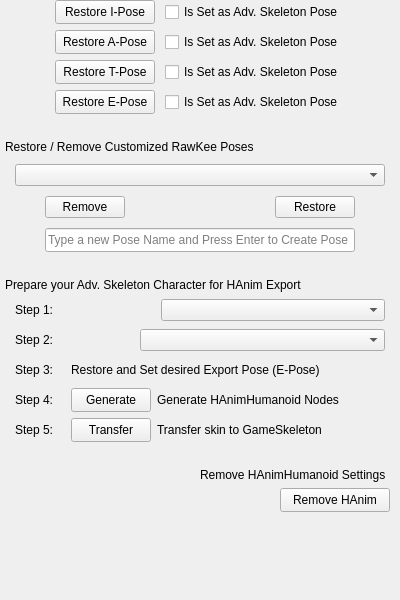
<?xml version="1.0" encoding="UTF-8"?>
<ui version="4.0">
 <class>Frame</class>
 <widget class="QFrame" name="Frame">
  <property name="geometry">
   <rect>
    <x>0</x>
    <y>0</y>
    <width>400</width>
    <height>600</height>
   </rect>
  </property>
  <property name="minimumSize">
   <size>
    <width>400</width>
    <height>600</height>
   </size>
  </property>
  <property name="maximumSize">
   <size>
    <width>16777215</width>
    <height>16777215</height>
   </size>
  </property>
  <property name="windowTitle">
   <string>Frame</string>
  </property>
  <layout class="QGridLayout" name="gridLayout">
   <property name="leftMargin">
    <number>0</number>
   </property>
   <property name="topMargin">
    <number>0</number>
   </property>
   <property name="rightMargin">
    <number>0</number>
   </property>
   <property name="bottomMargin">
    <number>0</number>
   </property>
   <item row="0" column="0">
    <layout class="QVBoxLayout" name="akVLayout">
     <item>
      <layout class="QVBoxLayout" name="poseInterface">
       <property name="leftMargin">
        <number>5</number>
       </property>
       <property name="rightMargin">
        <number>5</number>
       </property>
       <item>
        <layout class="QHBoxLayout" name="iPoseLayout">
         <property name="spacing">
          <number>10</number>
         </property>
         <property name="leftMargin">
          <number>50</number>
         </property>
         <item>
          <widget class="QPushButton" name="restoreIPose">
           <property name="minimumSize">
            <size>
             <width>100</width>
             <height>24</height>
            </size>
           </property>
           <property name="maximumSize">
            <size>
             <width>16777215</width>
             <height>16777215</height>
            </size>
           </property>
           <property name="text">
            <string>Restore I-Pose</string>
           </property>
          </widget>
         </item>
         <item>
          <widget class="QCheckBox" name="iPoseCheckBox">
           <property name="minimumSize">
            <size>
             <width>170</width>
             <height>24</height>
            </size>
           </property>
           <property name="maximumSize">
            <size>
             <width>16777215</width>
             <height>16777215</height>
            </size>
           </property>
           <property name="text">
            <string>Is Set as Adv. Skeleton Pose</string>
           </property>
          </widget>
         </item>
         <item>
          <spacer name="horizontalSpacer">
           <property name="orientation">
            <enum>Qt::Horizontal</enum>
           </property>
           <property name="sizeHint" stdset="0">
            <size>
             <width>40</width>
             <height>20</height>
            </size>
           </property>
          </spacer>
         </item>
        </layout>
       </item>
       <item>
        <layout class="QHBoxLayout" name="aPoseLayout">
         <property name="spacing">
          <number>10</number>
         </property>
         <property name="leftMargin">
          <number>50</number>
         </property>
         <item>
          <widget class="QPushButton" name="restoreAPose">
           <property name="minimumSize">
            <size>
             <width>100</width>
             <height>24</height>
            </size>
           </property>
           <property name="maximumSize">
            <size>
             <width>16777215</width>
             <height>16777215</height>
            </size>
           </property>
           <property name="text">
            <string>Restore A-Pose</string>
           </property>
          </widget>
         </item>
         <item>
          <widget class="QCheckBox" name="aPoseCheckBox">
           <property name="minimumSize">
            <size>
             <width>170</width>
             <height>24</height>
            </size>
           </property>
           <property name="maximumSize">
            <size>
             <width>16777215</width>
             <height>16777215</height>
            </size>
           </property>
           <property name="text">
            <string>Is Set as Adv. Skeleton Pose</string>
           </property>
          </widget>
         </item>
         <item>
          <spacer name="horizontalSpacer_2">
           <property name="orientation">
            <enum>Qt::Horizontal</enum>
           </property>
           <property name="sizeHint" stdset="0">
            <size>
             <width>40</width>
             <height>20</height>
            </size>
           </property>
          </spacer>
         </item>
        </layout>
       </item>
       <item>
        <layout class="QHBoxLayout" name="tPoseLayout">
         <property name="spacing">
          <number>10</number>
         </property>
         <property name="leftMargin">
          <number>50</number>
         </property>
         <item>
          <widget class="QPushButton" name="pushButton">
           <property name="minimumSize">
            <size>
             <width>100</width>
             <height>24</height>
            </size>
           </property>
           <property name="maximumSize">
            <size>
             <width>16777215</width>
             <height>16777215</height>
            </size>
           </property>
           <property name="text">
            <string>Restore T-Pose</string>
           </property>
          </widget>
         </item>
         <item>
          <widget class="QCheckBox" name="checkBox">
           <property name="minimumSize">
            <size>
             <width>170</width>
             <height>24</height>
            </size>
           </property>
           <property name="maximumSize">
            <size>
             <width>16777215</width>
             <height>16777215</height>
            </size>
           </property>
           <property name="text">
            <string>Is Set as Adv. Skeleton Pose</string>
           </property>
          </widget>
         </item>
         <item>
          <spacer name="horizontalSpacer_4">
           <property name="orientation">
            <enum>Qt::Horizontal</enum>
           </property>
           <property name="sizeHint" stdset="0">
            <size>
             <width>40</width>
             <height>20</height>
            </size>
           </property>
          </spacer>
         </item>
        </layout>
       </item>
       <item>
        <layout class="QHBoxLayout" name="ePoseLayout">
         <property name="spacing">
          <number>10</number>
         </property>
         <property name="leftMargin">
          <number>50</number>
         </property>
         <item>
          <widget class="QPushButton" name="pushButton_2">
           <property name="minimumSize">
            <size>
             <width>100</width>
             <height>24</height>
            </size>
           </property>
           <property name="maximumSize">
            <size>
             <width>16777215</width>
             <height>16777215</height>
            </size>
           </property>
           <property name="text">
            <string>Restore E-Pose</string>
           </property>
          </widget>
         </item>
         <item>
          <widget class="QCheckBox" name="checkBox_2">
           <property name="minimumSize">
            <size>
             <width>170</width>
             <height>24</height>
            </size>
           </property>
           <property name="maximumSize">
            <size>
             <width>16777215</width>
             <height>16777215</height>
            </size>
           </property>
           <property name="text">
            <string>Is Set as Adv. Skeleton Pose</string>
           </property>
          </widget>
         </item>
         <item>
          <spacer name="horizontalSpacer_5">
           <property name="orientation">
            <enum>Qt::Horizontal</enum>
           </property>
           <property name="sizeHint" stdset="0">
            <size>
             <width>40</width>
             <height>20</height>
            </size>
           </property>
          </spacer>
         </item>
        </layout>
       </item>
      </layout>
     </item>
     <item>
      <layout class="QVBoxLayout" name="customLayout">
       <property name="spacing">
        <number>10</number>
       </property>
       <property name="leftMargin">
        <number>5</number>
       </property>
       <property name="topMargin">
        <number>20</number>
       </property>
       <property name="rightMargin">
        <number>5</number>
       </property>
       <item>
        <widget class="QLabel" name="customPoseLabel">
         <property name="sizePolicy">
          <sizepolicy hsizetype="Preferred" vsizetype="Preferred">
           <horstretch>0</horstretch>
           <verstretch>0</verstretch>
          </sizepolicy>
         </property>
         <property name="text">
          <string>Restore / Remove Customized RawKee Poses</string>
         </property>
         <property name="alignment">
          <set>Qt::AlignBottom|Qt::AlignLeading|Qt::AlignLeft</set>
         </property>
        </widget>
       </item>
       <item>
        <layout class="QHBoxLayout" name="comboBoxLayout">
         <property name="spacing">
          <number>0</number>
         </property>
         <property name="leftMargin">
          <number>10</number>
         </property>
         <property name="rightMargin">
          <number>10</number>
         </property>
         <item>
          <widget class="QComboBox" name="customBPBox">
           <property name="minimumSize">
            <size>
             <width>0</width>
             <height>0</height>
            </size>
           </property>
           <property name="maximumSize">
            <size>
             <width>16777215</width>
             <height>16777215</height>
            </size>
           </property>
           <property name="placeholderText">
            <string>List of RawKee Bind Poses</string>
           </property>
          </widget>
         </item>
        </layout>
       </item>
       <item>
        <layout class="QHBoxLayout" name="removeRestoreLayout">
         <property name="leftMargin">
          <number>40</number>
         </property>
         <property name="rightMargin">
          <number>40</number>
         </property>
         <item>
          <widget class="QPushButton" name="pushButton_4">
           <property name="text">
            <string>Remove</string>
           </property>
          </widget>
         </item>
         <item>
          <spacer name="horizontalSpacer_6">
           <property name="orientation">
            <enum>Qt::Horizontal</enum>
           </property>
           <property name="sizeHint" stdset="0">
            <size>
             <width>40</width>
             <height>20</height>
            </size>
           </property>
          </spacer>
         </item>
         <item>
          <widget class="QPushButton" name="pushButton_3">
           <property name="text">
            <string>Restore</string>
           </property>
          </widget>
         </item>
        </layout>
       </item>
       <item>
        <layout class="QHBoxLayout" name="customEditLineLayout">
         <property name="spacing">
          <number>0</number>
         </property>
         <property name="leftMargin">
          <number>40</number>
         </property>
         <property name="rightMargin">
          <number>40</number>
         </property>
         <item>
          <widget class="QLineEdit" name="lineEdit">
           <property name="minimumSize">
            <size>
             <width>300</width>
             <height>24</height>
            </size>
           </property>
           <property name="maximumSize">
            <size>
             <width>16777215</width>
             <height>16777215</height>
            </size>
           </property>
           <property name="placeholderText">
            <string>Type a new Pose Name and Press Enter to Create Pose</string>
           </property>
          </widget>
         </item>
        </layout>
       </item>
      </layout>
     </item>
     <item>
      <layout class="QVBoxLayout" name="prepLayout">
       <property name="leftMargin">
        <number>5</number>
       </property>
       <property name="topMargin">
        <number>20</number>
       </property>
       <property name="rightMargin">
        <number>5</number>
       </property>
       <item>
        <layout class="QHBoxLayout" name="prepLabelLayout">
         <item>
          <widget class="QLabel" name="label">
           <property name="text">
            <string>Prepare your Adv. Skeleton Character for HAnim Export</string>
           </property>
          </widget>
         </item>
        </layout>
       </item>
       <item>
        <layout class="QHBoxLayout" name="skelConfigLayoutStep2">
         <property name="leftMargin">
          <number>10</number>
         </property>
         <property name="rightMargin">
          <number>10</number>
         </property>
         <item>
          <widget class="QLabel" name="skelConfigLabel">
           <property name="minimumSize">
            <size>
             <width>50</width>
             <height>24</height>
            </size>
           </property>
           <property name="maximumSize">
            <size>
             <width>16777215</width>
             <height>16777215</height>
            </size>
           </property>
           <property name="text">
            <string>Step 1:</string>
           </property>
          </widget>
         </item>
         <item>
          <widget class="QComboBox" name="comboBox">
           <property name="placeholderText">
            <string>Choose your SkeletonConfiguration</string>
           </property>
           <item>
            <property name="text">
             <string>BASIC</string>
            </property>
           </item>
           <item>
            <property name="text">
             <string>RAWKEE</string>
            </property>
           </item>
          </widget>
         </item>
        </layout>
       </item>
       <item>
        <layout class="QHBoxLayout" name="loaLayoutStep1">
         <property name="leftMargin">
          <number>10</number>
         </property>
         <property name="rightMargin">
          <number>10</number>
         </property>
         <item>
          <widget class="QLabel" name="laoLabel">
           <property name="minimumSize">
            <size>
             <width>50</width>
             <height>24</height>
            </size>
           </property>
           <property name="maximumSize">
            <size>
             <width>16777215</width>
             <height>16777215</height>
            </size>
           </property>
           <property name="text">
            <string>Step 2:</string>
           </property>
          </widget>
         </item>
         <item>
          <widget class="QComboBox" name="comboBox_2">
           <property name="placeholderText">
            <string>Choose your Level of Articulation (LOA)</string>
           </property>
           <item>
            <property name="text">
             <string>Level -1</string>
            </property>
           </item>
           <item>
            <property name="text">
             <string>Level 0</string>
            </property>
           </item>
           <item>
            <property name="text">
             <string>Level 1</string>
            </property>
           </item>
           <item>
            <property name="text">
             <string>Level 2</string>
            </property>
           </item>
           <item>
            <property name="text">
             <string>Level 3</string>
            </property>
           </item>
           <item>
            <property name="text">
             <string>Level 4</string>
            </property>
           </item>
          </widget>
         </item>
        </layout>
       </item>
       <item>
        <layout class="QHBoxLayout" name="ePoseLayoutStep3">
         <property name="leftMargin">
          <number>10</number>
         </property>
         <property name="rightMargin">
          <number>10</number>
         </property>
         <item>
          <widget class="QLabel" name="step3Label">
           <property name="minimumSize">
            <size>
             <width>50</width>
             <height>24</height>
            </size>
           </property>
           <property name="maximumSize">
            <size>
             <width>16777215</width>
             <height>16777215</height>
            </size>
           </property>
           <property name="text">
            <string>Step 3:</string>
           </property>
          </widget>
         </item>
         <item>
          <widget class="QLabel" name="label_3">
           <property name="text">
            <string>Restore and Set desired Export Pose (E-Pose)</string>
           </property>
          </widget>
         </item>
         <item>
          <spacer name="horizontalSpacer_8">
           <property name="orientation">
            <enum>Qt::Horizontal</enum>
           </property>
           <property name="sizeHint" stdset="0">
            <size>
             <width>40</width>
             <height>20</height>
            </size>
           </property>
          </spacer>
         </item>
        </layout>
       </item>
       <item>
        <layout class="QHBoxLayout" name="genSkelLayoutStep4">
         <property name="leftMargin">
          <number>10</number>
         </property>
         <property name="rightMargin">
          <number>10</number>
         </property>
         <item>
          <widget class="QLabel" name="step4Label">
           <property name="minimumSize">
            <size>
             <width>50</width>
             <height>24</height>
            </size>
           </property>
           <property name="maximumSize">
            <size>
             <width>16777215</width>
             <height>16777215</height>
            </size>
           </property>
           <property name="text">
            <string>Step 4:</string>
           </property>
          </widget>
         </item>
         <item>
          <widget class="QPushButton" name="genHumanoidButton">
           <property name="sizePolicy">
            <sizepolicy hsizetype="Minimum" vsizetype="Preferred">
             <horstretch>0</horstretch>
             <verstretch>0</verstretch>
            </sizepolicy>
           </property>
           <property name="minimumSize">
            <size>
             <width>70</width>
             <height>24</height>
            </size>
           </property>
           <property name="maximumSize">
            <size>
             <width>16777215</width>
             <height>16777215</height>
            </size>
           </property>
           <property name="text">
            <string>Generate</string>
           </property>
          </widget>
         </item>
         <item>
          <widget class="QLabel" name="label_2">
           <property name="minimumSize">
            <size>
             <width>0</width>
             <height>24</height>
            </size>
           </property>
           <property name="maximumSize">
            <size>
             <width>16777215</width>
             <height>16777215</height>
            </size>
           </property>
           <property name="text">
            <string>Generate HAnimHumanoid Nodes</string>
           </property>
          </widget>
         </item>
         <item>
          <spacer name="horizontalSpacer_7">
           <property name="orientation">
            <enum>Qt::Horizontal</enum>
           </property>
           <property name="sizeHint" stdset="0">
            <size>
             <width>40</width>
             <height>20</height>
            </size>
           </property>
          </spacer>
         </item>
        </layout>
       </item>
       <item>
        <layout class="QHBoxLayout" name="step5Layout">
         <property name="leftMargin">
          <number>10</number>
         </property>
         <property name="rightMargin">
          <number>10</number>
         </property>
         <item>
          <widget class="QLabel" name="step5Label">
           <property name="minimumSize">
            <size>
             <width>50</width>
             <height>24</height>
            </size>
           </property>
           <property name="maximumSize">
            <size>
             <width>16777215</width>
             <height>16777215</height>
            </size>
           </property>
           <property name="text">
            <string>Step 5:</string>
           </property>
          </widget>
         </item>
         <item>
          <widget class="QPushButton" name="transferSkinButton">
           <property name="minimumSize">
            <size>
             <width>70</width>
             <height>24</height>
            </size>
           </property>
           <property name="maximumSize">
            <size>
             <width>16777215</width>
             <height>16777215</height>
            </size>
           </property>
           <property name="text">
            <string>Transfer</string>
           </property>
          </widget>
         </item>
         <item>
          <widget class="QLabel" name="transferLabel">
           <property name="minimumSize">
            <size>
             <width>170</width>
             <height>24</height>
            </size>
           </property>
           <property name="maximumSize">
            <size>
             <width>16777215</width>
             <height>16777215</height>
            </size>
           </property>
           <property name="text">
            <string>Transfer skin to GameSkeleton</string>
           </property>
          </widget>
         </item>
         <item>
          <spacer name="horizontalSpacer_9">
           <property name="orientation">
            <enum>Qt::Horizontal</enum>
           </property>
           <property name="sizeHint" stdset="0">
            <size>
             <width>40</width>
             <height>20</height>
            </size>
           </property>
          </spacer>
         </item>
        </layout>
       </item>
      </layout>
     </item>
     <item>
      <layout class="QVBoxLayout" name="remHAnimLayout">
       <property name="leftMargin">
        <number>10</number>
       </property>
       <property name="topMargin">
        <number>20</number>
       </property>
       <property name="rightMargin">
        <number>10</number>
       </property>
       <item>
        <layout class="QHBoxLayout" name="remLabelLayout">
         <property name="leftMargin">
          <number>190</number>
         </property>
         <item>
          <widget class="QLabel" name="remLabel">
           <property name="text">
            <string>Remove HAnimHumanoid Settings</string>
           </property>
          </widget>
         </item>
        </layout>
       </item>
       <item>
        <layout class="QHBoxLayout" name="remButtonlayout">
         <property name="leftMargin">
          <number>270</number>
         </property>
         <item>
          <widget class="QPushButton" name="remHAnimButton">
           <property name="minimumSize">
            <size>
             <width>100</width>
             <height>24</height>
            </size>
           </property>
           <property name="maximumSize">
            <size>
             <width>16777215</width>
             <height>16777215</height>
            </size>
           </property>
           <property name="text">
            <string>Remove HAnim</string>
           </property>
          </widget>
         </item>
        </layout>
       </item>
      </layout>
     </item>
     <item>
      <spacer name="verticalSpacer">
       <property name="orientation">
        <enum>Qt::Vertical</enum>
       </property>
       <property name="sizeHint" stdset="0">
        <size>
         <width>20</width>
         <height>40</height>
        </size>
       </property>
      </spacer>
     </item>
    </layout>
   </item>
  </layout>
 </widget>
 <resources/>
 <connections/>
</ui>
